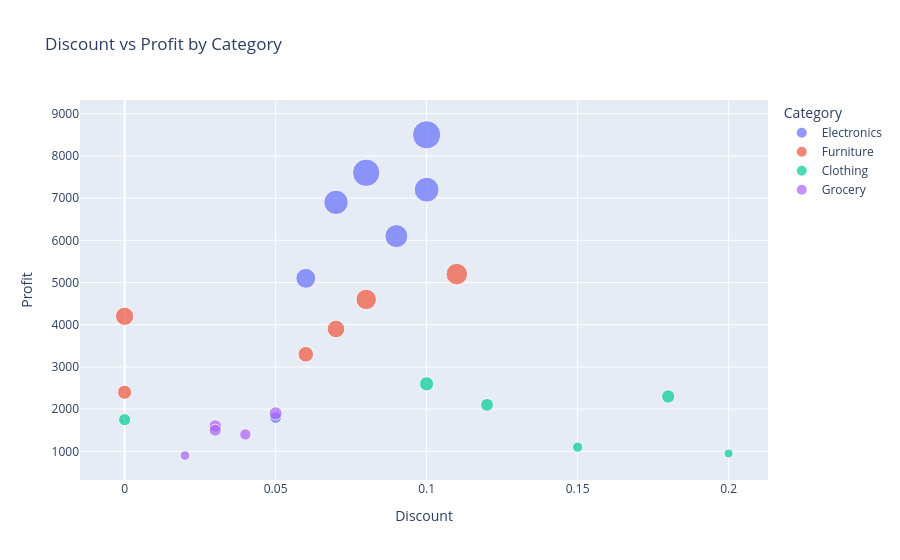

The cell this chart's notebook holds for it:
### Markdown cell above
## Step 9: Plotly Scatter Plot

This interactive scatter plot compares discount and profit. Larger points indicate higher sales, and color represents product category.

### Code cell
fig_scatter = px.scatter(
    sales,
    x="Discount",
    y="Profit",
    size="Sales",
    color="Category",
    hover_data=["OrderID", "Month", "Region", "Sales", "Quantity"],
    title="Discount vs Profit by Category"
)
fig_scatter.show()

### Figure 1 — Plotly figure (JSON) as saved in the notebook; plotly's stock layout.template omitted (floating-point values rounded to 4 significant figures)
{"data": [{"customdata": [[1001, "Jan", "West", 72000, 1], [1003, "Jan", "South", 12500, 5], [1006, "Feb", "North", 68000, 2], [1009, "Mar", "West", 54000, 3], [1012, "Mar", "East", 48000, 4], [1017, "May", "West", 56000, 2], [1021, "Jun", "North", 36000, 4]], "hovertemplate": "Category=Electronics<br>Discount=%{x}<br>Profit=%{y}<br>Sales=%{customdata[3]}<br>OrderID=%{customdata[0]}<br>Month=%{customdata[1]}<br>Region=%{customdata[2]}<br>Quantity=%{customdata[4]}<extra></extra>", "legendgroup": "Electronics", "marker": {"color": "#636efa", "size": [72000, 12500, 68000, 54000, 48000, 56000, 36000], "sizemode": "area", "sizeref": 180, "symbol": "circle"}, "mode": "markers", "name": "Electronics", "orientation": "v", "showlegend": true, "type": "scatter", "x": [0.1, 0.05, 0.08, 0.07, 0.09, 0.1, 0.06], "xaxis": "x", "y": [8500, 1800, 7600, 6900, 6100, 7200, 5100], "yaxis": "y"}, {"customdata": [[1002, "Jan", "North", 18000, 3], [1007, "Feb", "South", 30000, 2], [1013, "Apr", "West", 22000, 2], [1016, "Apr", "East", 42000, 1], [1019, "May", "South", 38000, 1], [1022, "Jun", "West", 28000, 1]], "hovertemplate": "Category=Furniture<br>Discount=%{x}<br>Profit=%{y}<br>Sales=%{customdata[3]}<br>OrderID=%{customdata[0]}<br>Month=%{customdata[1]}<br>Region=%{customdata[2]}<br>Quantity=%{customdata[4]}<extra></extra>", "legendgroup": "Furniture", "marker": {"color": "#EF553B", "size": [18000, 30000, 22000, 42000, 38000, 28000], "sizemode": "area", "sizeref": 180, "symbol": "circle"}, "mode": "markers", "name": "Furniture", "orientation": "v", "showlegend": true, "type": "scatter", "x": [0.0, 0.0, 0.06, 0.11, 0.08, 0.07], "xaxis": "x", "y": [2400, 4200, 3300, 5200, 4600, 3900], "yaxis": "y"}, {"customdata": [[1004, "Jan", "East", 9600, 4], [1008, "Feb", "East", 15000, 6], [1011, "Mar", "South", 7200, 12], [1014, "Apr", "North", 13300, 7], [1020, "May", "East", 16000, 10], [1023, "Jun", "South", 18400, 8]], "hovertemplate": "Category=Clothing<br>Discount=%{x}<br>Profit=%{y}<br>Sales=%{customdata[3]}<br>OrderID=%{customdata[0]}<br>Month=%{customdata[1]}<br>Region=%{customdata[2]}<br>Quantity=%{customdata[4]}<extra></extra>", "legendgroup": "Clothing", "marker": {"color": "#00cc96", "size": [9600, 15000, 7200, 13300, 16000, 18400], "sizemode": "area", "sizeref": 180, "symbol": "circle"}, "mode": "markers", "name": "Clothing", "orientation": "v", "showlegend": true, "type": "scatter", "x": [0.15, 0.12, 0.2, 0.0, 0.18, 0.1], "xaxis": "x", "y": [1100, 2100, 950, 1750, 2300, 2600], "yaxis": "y"}, {"customdata": [[1005, "Feb", "West", 8500, 10], [1010, "Mar", "North", 14400, 8], [1015, "Apr", "South", 11700, 9], [1018, "May", "North", 15600, 6], [1024, "Jun", "East", 13200, 11]], "hovertemplate": "Category=Grocery<br>Discount=%{x}<br>Profit=%{y}<br>Sales=%{customdata[3]}<br>OrderID=%{customdata[0]}<br>Month=%{customdata[1]}<br>Region=%{customdata[2]}<br>Quantity=%{customdata[4]}<extra></extra>", "legendgroup": "Grocery", "marker": {"color": "#ab63fa", "size": [8500, 14400, 11700, 15600, 13200], "sizemode": "area", "sizeref": 180, "symbol": "circle"}, "mode": "markers", "name": "Grocery", "orientation": "v", "showlegend": true, "type": "scatter", "x": [0.02, 0.03, 0.04, 0.05, 0.03], "xaxis": "x", "y": [900, 1600, 1400, 1900, 1500], "yaxis": "y"}], "layout": {"legend": {"itemsizing": "constant", "title": {"text": "Category"}, "tracegroupgap": 0}, "title": {"text": "Discount vs Profit by Category"}, "xaxis": {"anchor": "y", "domain": [0, 1], "title": {"text": "Discount"}}, "yaxis": {"anchor": "x", "domain": [0, 1], "title": {"text": "Profit"}}}}
